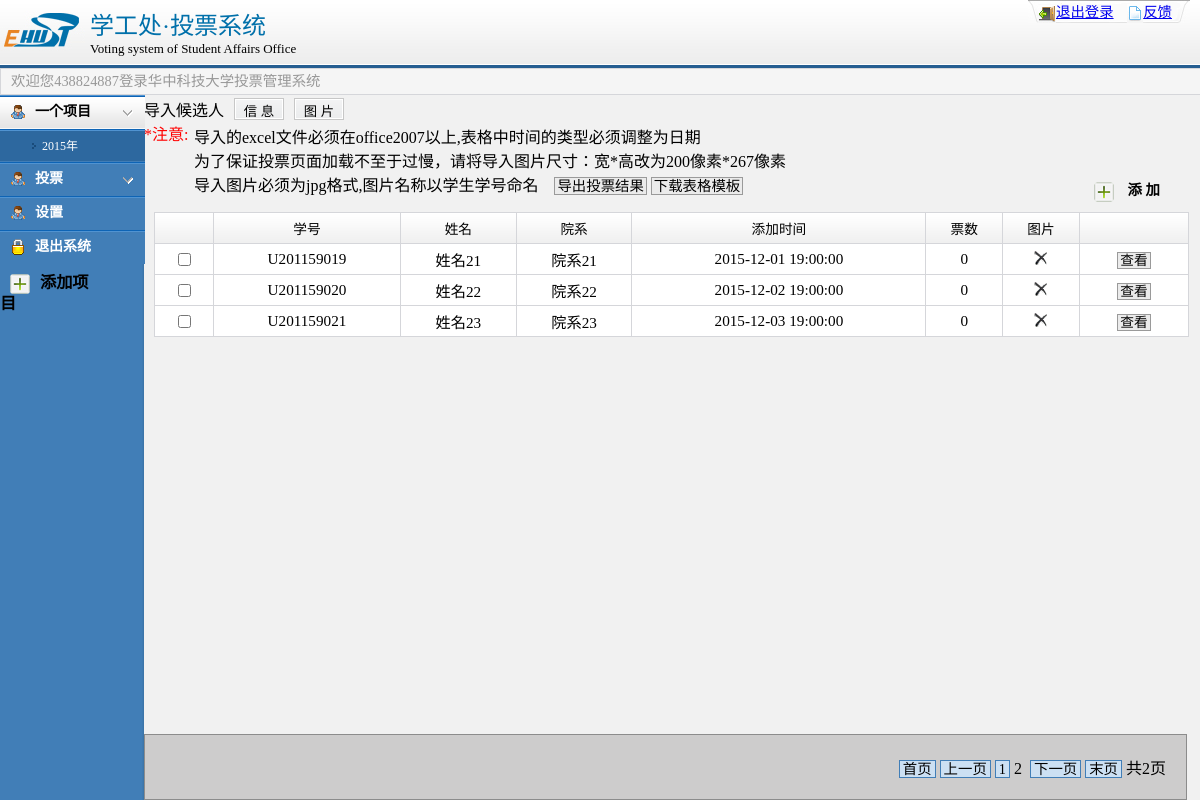
Screenshot of /backEnd/back.php?project=ygxm&year=2015&page=2 (signed in) with the database file from the repository.
### tables this page shows
CREATE TABLE `projectname` (
  `id` int(11) NOT NULL auto_increment,
  `ch_name` varchar(20) default NULL,
  `eng_name` varchar(10) default NULL,
  `isshowed` tinyint(1) default '0',
  PRIMARY KEY  (`id`)
);

CREATE TABLE `ygxm_candidate_2015` (
  `id` int(11) NOT NULL auto_increment,
  `studentid` varchar(10) NOT NULL,
  `name` varchar(50) NOT NULL,
  `department` varchar(100) default NULL,
  `introduction` text,
  `time` datetime default NULL,
  `vote` int(4) default '0',
  PRIMARY KEY  (`id`)
);

### backEnd/back.php (the view, shortened to what this page needs)
<?php
	include_once 'config.php';
	if(!isset($_SESSION['managerID'])){
	    echo "<script>location.href='login.php';</script>";
	    die();
	}
	else $managerID = $_SESSION['managerID'];
?>
<!DOCTYPE html PUBLIC "-//W3C//DTD XHTML 1.0 Transitional//EN" "http://www.w3.org/TR/xhtml1/DTD/xhtml1-transitional.dtd">
<html xmlns="http://www.w3.org/1999/xhtml">
<head>
	<link href="../css/back.css" rel="stylesheet" type="text/css">
</head>
<body>
	<?php include_once 'addthings.php';?>
	<div class="top">
		<img src="../images/ehust.png" class="logo">
		<div class="title">
			<font color="#0070aa" size="5">学工处·投票系统</font><br />
			<font  size="2" style="letter-spacing:-1;">Voting system of Student Affairs Office</font>
		</div>
		<div class="logout">
			<img src="../images/logout.png" align="center" /><a href="logout.php">退出登录</a>
			<img src="../images/about.png" align="center" /><a href="javascript:void(0)" onclick="alert('如有任何使用问题或页面错误问题，请加qq327464680，我们会及时解决');">反馈</a>
		</div>
	</div>
	<div class="guide_line">
		欢迎您<?php echo $managerID;?>登录华中科技大学投票管理系统
	</div>
	<div id="left_menu">
		<ul class="left_ul">
<?php
			$sql = "SELECT * FROM `projectname`";
			$result = mysqli_query($conn, $sql);
			while ($row = mysqli_fetch_array($result, MYSQLI_BOTH)){
?>
			<li id="<?php echo $row['eng_name'];?>" class="left_ul_title not-choosed">
				<a href="#">
					<span class="menu_ico"><img src="../images/info.gif" /></span>
					<span><?php echo $row['ch_name'];?></span><span class="menu_arr"></span>
				</a>
				<ul>
<?php
				$_sql = "SELECT DISTINCT `value` FROM `setting` WHERE `name`='{$row['eng_name']}' ORDER BY `value` ASC";
				$_result = mysqli_query($conn, $_sql);
				while ($_row = mysqli_fetch_array($_result, MYSQLI_BOTH)){
?>
	                <li id="<?php echo $row['eng_name'].$_row['value'];?>"><a href="?project=<?php echo $row['eng_name'];?>&year=<?php echo $_row['value'];?>"><span class="left_arr"><img src="../images/list_arr.gif" /></span><span><?php echo $_row['value'];?>年</span></a></li>
<?php
				}
?>
	            </ul>
            </li>
<?php
			}
?>
			<li id="setting"><a href="?type=setting"><span class="menu_ico"><img src="../images/info.gif" /></span><span>设置</span></a></li>
			<li><a href="logout.php"><span class="menu_ico"><img src="../images/logout.gif" /></span><span>退出系统</span></a></li>
		</ul>
		<span class="add"><a href="javascript:void(0)"><img src="../images/add.png" align="center" onclick="add();"></a>添加项目</span>
	</div>
	<div id="basicInfo">
<?php
		$year = isset($_GET['year']) ? strip_tags($_GET ['year']) : date("Y");
		if (!isset($_GET['type'])){
			$page = isset($_GET['page']) ? strip_tags($_GET ['page']) : 1;
			$count = ($page - 1) * 20;
		}
		$id = isset($_GET['id']) ? strip_tags($_GET ['id']) : '0';
		if ($id != '0'){
			detail($id, $year, $project);
		}
		else{
			include_once 'samethings.php';
			if (!isset($_GET['type'])) show($year, $project);
			else show();
		}
		if (!isset($type)) turnpage_show($project, $year);
?>
	</div>
</body>
</html>

### backEnd/candidate.php (shortened to what this page needs)
<?php
	function show($year, $project)
	{
		GLOBAL $conn, $count;
		$filepath = "../photos/".$project.'_'.$year."/";
		try
		{
?>
			导入候选人
			<span class="bt_box bt1_box">
            	<input class="bt" value="信 息" type="button" onclick="uploadbutton('intoDB');" />
            </span>
            <span class="bt_box bt1_box">
            	<input class="bt" value="图 片" type="button" onclick="uploadbutton('uppicture');" />
            </span>
            <br />
            <font color="red">*注意:</font>
            <div style="padding-left:50px;margin-top:-21px;">
            	导入的excel文件必须在office2007以上,表格中时间的类型必须调整为日期<br />
            	为了保证投票页面加载不至于过慢，请将导入图片尺寸：宽*高改为200像素*267像素<br />
            	导入图片必须为jpg格式,图片名称以学生学号命名&nbsp;&nbsp;&nbsp;
            	<span class="button">
            		<a href="./dataprocess/intoExcel.php?project=<?php echo $project;?>&year=<?php echo $year;?>">导出投票结果</a>
            		<a href="./dataprocess/downExcel.php">下载表格模板</a>
            	</span>
				<span class="add">
					<a href="?project=<?php echo $project;?>&year=<?php echo $year;?>&addp=1"><img src="../images/add.png" align="center"></a> 添 加
				</span>
            </div>
            <form action="<?php echo '?delete=1&project='.$project.'&year='.$year;?>" method="post">
			<table class="maintable" cellspacing="1" cellpadding="4">
				<tr class="title_tr button" align="center">
					<td width="50px"><input id="deletebutton" type="submit" value="删 除" style="display:none;" onclick="return confirm('确定删除?');"></td>
					<td>学号</td>
					<td>姓名</td>
					<td>院系</td>
					<td>添加时间</td>
					<td>票数</td>
					<td>图片</td>
					<td width="100px"></td>
				</tr>
<?php
			$sql = "SELECT * FROM `{$project}_candidate_{$year}` LIMIT {$count},20";
			$result = mysqli_query($conn, $sql);
			while ($row = mysqli_fetch_array($result, MYSQLI_BOTH))
			{
?>
				<tr class="projectDelete" align="center" bgcolor="white">
					<td><input name="deleteid[]" type="checkbox" value="<?php echo $row['id'];?>" onclick="studentDelete();" /></td>
					<td><?php echo $row['studentid'];?></td>
					<td><?php echo $row['name'];?></td>
					<td><?php echo $row['department'];?></td>
					<td><?php echo $row['time'];?></td>
					<td><?php echo $row['vote'];?>
					</td>
					<td><img src="../images/<?php echo (is_readable($filepath.strtolower($row['studentid'].".jpg"))) ? 'yes' : 'no';?>.png"></td>
					<td class="button">
						<a href="<?php echo '?project='.$project.'&id='.$row['id'].'&year='.$year;?>">查看</a>
					</td>
				</tr>
<?php
			}
?>
			</table>
			</form>
<?php
		}
		catch (Exception $e)
		{
			echo 'Caught exception: ',  $e->getMessage(), "\n";
		}
	}
?>

### css/back.css (style rules this page uses)
html,body { margin: 0px; overflow: hidden; height: 100%; font-family: "微软雅黑"; background-color: #f1f1f1; }
ul li { margin: 0px; padding: 0px; list-style: none; }
.top { width: 100%; height: 65px; background-image: url(../images/top.png); border-bottom: 3px solid #265e91; }
.top .title { margin-top:6px;margin-left:5px;float:left; }
.logo { float: left; }
.logout { float: right; margin-right: 10px; background-image: url(../images/logout_bg.png); font-size: 0.9em; width: 162px; height: 23px; }
.logout img { margin-left: 10px; }
.guide_line { background-color: #f5f5f5; width: 100%; height: 25px; border: 1px solid #d5d6da; font-size: 0.9em; color: #989898; padding-left: 10px; }
#left_menu { font-family: "宋体"; font-size: 18px; position: absolute; background-color: #417eb7; background: url(../images/left_menu2.png) repeat-y left; float: left; }
.left_ul { list-style-type: none; padding: 0px; margin: 0px; width: 145px; }
.left_ul span { float: left; }
.left_ul span img { border: none; }
.left_ul .menu_ico { padding-top: 9px; padding-right: 9px; height: 18px; }
.left_ul li { background: url(../images/list_bg.gif) 0px -68px repeat-x #417eb7; *margin-bottom: -3px; width: 145px; }
.left_ul li a { line-height: 34px; height: 34px; background: url(../images/list_bg.gif) 0px -70px repeat-x; display: block; font-size:14px; color: #FFF; clear: both; font-weight: bold; text-decoration:none; padding-left: 10px; margin: 0px; }
.left_ul li a span { float: left; height: 30px; }
.left_ul ul { background: #417eb7 url(../images/list_bg.gif) 0px -70px repeat-x; margin-top: 1px; *margin-top: -2px; margin-bottom: 0px; border-top: 1px solid #2969a6; }
.left_ul li a .menu_arr { float:right; background:url(../images/left_arr.gif) 0px 15px no-repeat; width:10px; height:30px; display:inline-block; margin-right:12px; }
.left_ul .left_on { background-position: 0px 0px; }
.left_ul .left_on a { color: #000; }
.left_ul .left_on ul li a { color: #b9ddff; }
.left_ul .left_on ul { border-top:none; margin-top:2px; *margin-top:-1px; }
.left_ul li ul { padding: 0px; margin: 0px; }
.left_ul li ul li { height:31px; background:none; }
.left_ul li ul li a { line-height:30px; height:30px; text-decoration:none; padding-left:32px; font-size:12px; font-weight:normal; color:#b9ddff; }
.left_ul li ul .left_on a { background:#2d689f; color:#FFF; }
.left_ul li ul li .left_arr { margin-right:6px; }
.choosed ul { display: inline-block; }
#basicInfo { overflow-y: scroll; position: absolute; margin-left: 12%; table-layout: fixed; overflow-x: hidden; }
.maintable { position: relative; margin: 10px; font-size: 0.95em; width: 98%; background-color: #d5d6da; margin-bottom: 70px; }
.maintable tr { background-color: #fff; }
.maintable tr td { word-wrap: break-word; word-break: normal; }
.title_tr { background-image: url(../images/con_title.png); height: 30px; font-size: 0.9em; }
.button a { border: 1px solid #9a9a9a; background-color: #ebebeb; font-size: 0.9em; padding-left: 2px; padding-right: 2px; color: #000; }
.button a:link { text-decoration: none; color: #000; }
.add { font-size: 0.9em; line-height: 0px; display: inline-block; color: #000; font-weight: bold; float: right; margin-right: 40px; }
.add img { position:relative; border:none; vertical-align: middle; margin:10px; }
.bt_box { border: 1px solid #c7c7c7; display: inline-block; width: 48px; height: 48px; *height: 46px; margin-top: 3px; *margin-top: 0px; margin-left: 6px; *margin-left: 4px; }
.bt1_box { height: 20px; *height: 18px; line-height: 18px; }
.bt { background: url(../images/searchBt0.gif) center bottom repeat-x; border: none; height: 100%; width: 100%; border: 1px solid #FFF; }

### rows the page displays
projectname: ch_name "一个项目", value "2015"
projectname: ch_name "投票"
ygxm_candidate_2015: studentid "U201159019", name "姓名21", department "院系21", time "2015-12-01 19:00:00", vote "0"
ygxm_candidate_2015: studentid "U201159020", name "姓名22", department "院系22", time "2015-12-02 19:00:00", vote "0"
ygxm_candidate_2015: studentid "U201159021", name "姓名23", department "院系23", time "2015-12-03 19:00:00", vote "0"

### other values shown
$managerID "438824887"
$page-1 "1"
$page "2"
$total "2"
